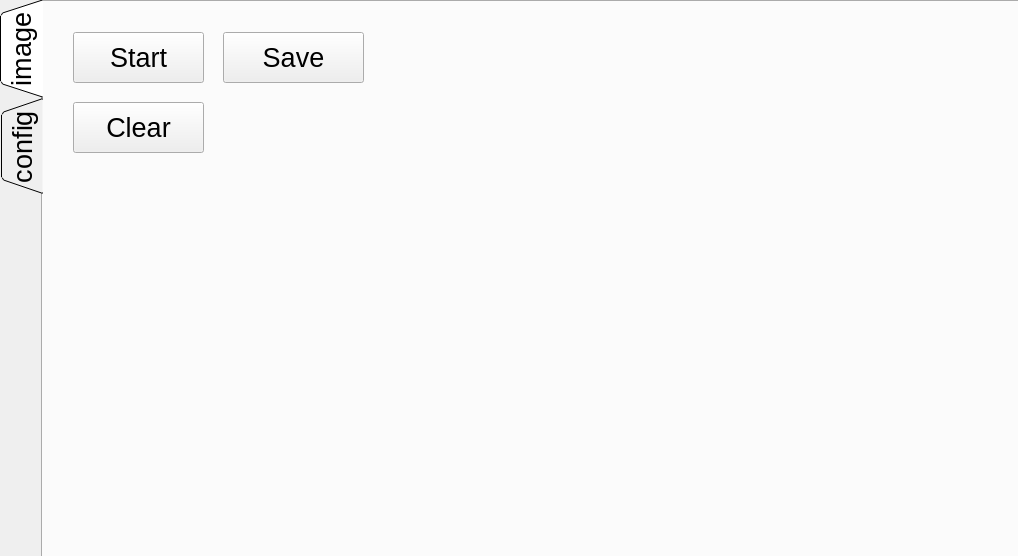
<?xml version="1.0" encoding="UTF-8"?>
<ui version="4.0">
 <class>MainWindow</class>
 <widget class="QWidget" name="MainWindow">
  <property name="geometry">
   <rect>
    <x>0</x>
    <y>0</y>
    <width>1018</width>
    <height>556</height>
   </rect>
  </property>
  <property name="windowTitle">
   <string>Form</string>
  </property>
  <widget class="QTabWidget" name="tabWidget">
   <property name="geometry">
    <rect>
     <x>0</x>
     <y>0</y>
     <width>1021</width>
     <height>561</height>
    </rect>
   </property>
   <property name="font">
    <font>
     <pointsize>20</pointsize>
    </font>
   </property>
   <property name="tabPosition">
    <enum>QTabWidget::West</enum>
   </property>
   <property name="tabShape">
    <enum>QTabWidget::Triangular</enum>
   </property>
   <property name="currentIndex">
    <number>0</number>
   </property>
   <property name="iconSize">
    <size>
     <width>16</width>
     <height>16</height>
    </size>
   </property>
   <widget class="QWidget" name="tab_2">
    <attribute name="title">
     <string>image</string>
    </attribute>
    <widget class="QWidget" name="verticalLayoutWidget">
     <property name="geometry">
      <rect>
       <x>350</x>
       <y>20</y>
       <width>631</width>
       <height>531</height>
      </rect>
     </property>
     <layout class="QVBoxLayout" name="BScanImage"/>
    </widget>
    <widget class="QWidget" name="verticalLayoutWidget_2">
     <property name="geometry">
      <rect>
       <x>0</x>
       <y>230</y>
       <width>341</width>
       <height>321</height>
      </rect>
     </property>
     <layout class="QVBoxLayout" name="RangeNetPlot"/>
    </widget>
    <widget class="QPushButton" name="btnStart">
     <property name="geometry">
      <rect>
       <x>30</x>
       <y>30</y>
       <width>131</width>
       <height>51</height>
      </rect>
     </property>
     <property name="text">
      <string>Start</string>
     </property>
    </widget>
    <widget class="QPushButton" name="btnSave">
     <property name="geometry">
      <rect>
       <x>180</x>
       <y>30</y>
       <width>141</width>
       <height>51</height>
      </rect>
     </property>
     <property name="text">
      <string>Save</string>
     </property>
    </widget>
    <widget class="QPushButton" name="btnClear">
     <property name="geometry">
      <rect>
       <x>30</x>
       <y>100</y>
       <width>131</width>
       <height>51</height>
      </rect>
     </property>
     <property name="text">
      <string>Clear</string>
     </property>
    </widget>
   </widget>
   <widget class="QWidget" name="tab">
    <attribute name="title">
     <string>config</string>
    </attribute>
    <widget class="QLineEdit" name="editDistanceStart">
     <property name="geometry">
      <rect>
       <x>310</x>
       <y>250</y>
       <width>113</width>
       <height>41</height>
      </rect>
     </property>
    </widget>
    <widget class="QLabel" name="label">
     <property name="geometry">
      <rect>
       <x>20</x>
       <y>230</y>
       <width>251</width>
       <height>81</height>
      </rect>
     </property>
     <property name="text">
      <string>Detection distance</string>
     </property>
    </widget>
    <widget class="QLineEdit" name="editDistanceEnd">
     <property name="geometry">
      <rect>
       <x>480</x>
       <y>250</y>
       <width>113</width>
       <height>41</height>
      </rect>
     </property>
    </widget>
    <widget class="QLabel" name="label_2">
     <property name="geometry">
      <rect>
       <x>430</x>
       <y>230</y>
       <width>51</width>
       <height>81</height>
      </rect>
     </property>
     <property name="text">
      <string>m -</string>
     </property>
    </widget>
    <widget class="QLabel" name="label_3">
     <property name="geometry">
      <rect>
       <x>600</x>
       <y>230</y>
       <width>51</width>
       <height>81</height>
      </rect>
     </property>
     <property name="text">
      <string>m</string>
     </property>
    </widget>
    <widget class="QLabel" name="label_5">
     <property name="geometry">
      <rect>
       <x>30</x>
       <y>20</y>
       <width>251</width>
       <height>81</height>
      </rect>
     </property>
     <property name="text">
      <string>NodeID A</string>
     </property>
    </widget>
    <widget class="QLineEdit" name="editNodeIDInputA">
     <property name="geometry">
      <rect>
       <x>160</x>
       <y>40</y>
       <width>113</width>
       <height>41</height>
      </rect>
     </property>
    </widget>
    <widget class="QLabel" name="label_6">
     <property name="geometry">
      <rect>
       <x>300</x>
       <y>20</y>
       <width>251</width>
       <height>81</height>
      </rect>
     </property>
     <property name="text">
      <string>NodeID B</string>
     </property>
    </widget>
    <widget class="QLineEdit" name="editNodeIDInputB">
     <property name="geometry">
      <rect>
       <x>420</x>
       <y>40</y>
       <width>113</width>
       <height>41</height>
      </rect>
     </property>
    </widget>
    <widget class="QPushButton" name="btnNodeIdSet">
     <property name="geometry">
      <rect>
       <x>580</x>
       <y>30</y>
       <width>151</width>
       <height>51</height>
      </rect>
     </property>
     <property name="text">
      <string>Confirm</string>
     </property>
    </widget>
    <widget class="QLabel" name="label_7">
     <property name="geometry">
      <rect>
       <x>30</x>
       <y>160</y>
       <width>181</width>
       <height>51</height>
      </rect>
     </property>
     <property name="text">
      <string>Current Node: </string>
     </property>
    </widget>
    <widget class="QLabel" name="label_8">
     <property name="geometry">
      <rect>
       <x>250</x>
       <y>160</y>
       <width>31</width>
       <height>51</height>
      </rect>
     </property>
     <property name="text">
      <string>A:</string>
     </property>
    </widget>
    <widget class="QLabel" name="label_9">
     <property name="geometry">
      <rect>
       <x>340</x>
       <y>160</y>
       <width>31</width>
       <height>51</height>
      </rect>
     </property>
     <property name="text">
      <string>B:</string>
     </property>
    </widget>
    <widget class="QLabel" name="labelNodeA">
     <property name="geometry">
      <rect>
       <x>280</x>
       <y>160</y>
       <width>61</width>
       <height>51</height>
      </rect>
     </property>
     <property name="text">
      <string>0</string>
     </property>
    </widget>
    <widget class="QLabel" name="labelNodeB">
     <property name="geometry">
      <rect>
       <x>370</x>
       <y>160</y>
       <width>71</width>
       <height>51</height>
      </rect>
     </property>
     <property name="text">
      <string>0</string>
     </property>
    </widget>
    <widget class="QLabel" name="label_10">
     <property name="geometry">
      <rect>
       <x>20</x>
       <y>290</y>
       <width>251</width>
       <height>81</height>
      </rect>
     </property>
     <property name="text">
      <string>Transmit Gain </string>
     </property>
    </widget>
    <widget class="QLabel" name="label_11">
     <property name="geometry">
      <rect>
       <x>20</x>
       <y>350</y>
       <width>311</width>
       <height>81</height>
      </rect>
     </property>
     <property name="font">
      <font>
       <pointsize>18</pointsize>
      </font>
     </property>
     <property name="text">
      <string>Base Integration Index</string>
     </property>
    </widget>
    <widget class="QLineEdit" name="editTransmitGain">
     <property name="geometry">
      <rect>
       <x>310</x>
       <y>310</y>
       <width>113</width>
       <height>41</height>
      </rect>
     </property>
    </widget>
    <widget class="QLineEdit" name="editIntegratinoIdex">
     <property name="geometry">
      <rect>
       <x>310</x>
       <y>370</y>
       <width>113</width>
       <height>41</height>
      </rect>
     </property>
    </widget>
    <widget class="QPushButton" name="btnRadarConfigSet">
     <property name="geometry">
      <rect>
       <x>310</x>
       <y>440</y>
       <width>181</width>
       <height>51</height>
      </rect>
     </property>
     <property name="text">
      <string>Write Config</string>
     </property>
    </widget>
    <widget class="QPushButton" name="btnRadarConfigRead">
     <property name="geometry">
      <rect>
       <x>20</x>
       <y>440</y>
       <width>171</width>
       <height>51</height>
      </rect>
     </property>
     <property name="text">
      <string>Read Config</string>
     </property>
    </widget>
    <widget class="QLabel" name="label_12">
     <property name="geometry">
      <rect>
       <x>30</x>
       <y>90</y>
       <width>251</width>
       <height>81</height>
      </rect>
     </property>
     <property name="text">
      <string>Distance:</string>
     </property>
    </widget>
    <widget class="QLabel" name="label_13">
     <property name="geometry">
      <rect>
       <x>520</x>
       <y>160</y>
       <width>131</width>
       <height>51</height>
      </rect>
     </property>
     <property name="text">
      <string>Distance:</string>
     </property>
    </widget>
    <widget class="QLabel" name="label_14">
     <property name="geometry">
      <rect>
       <x>760</x>
       <y>160</y>
       <width>131</width>
       <height>51</height>
      </rect>
     </property>
     <property name="text">
      <string>m</string>
     </property>
    </widget>
    <widget class="QLineEdit" name="editDistance">
     <property name="geometry">
      <rect>
       <x>160</x>
       <y>110</y>
       <width>113</width>
       <height>41</height>
      </rect>
     </property>
    </widget>
    <widget class="QLabel" name="label_15">
     <property name="geometry">
      <rect>
       <x>280</x>
       <y>110</y>
       <width>131</width>
       <height>51</height>
      </rect>
     </property>
     <property name="text">
      <string>m</string>
     </property>
    </widget>
    <widget class="QLabel" name="labelDistance">
     <property name="geometry">
      <rect>
       <x>650</x>
       <y>160</y>
       <width>101</width>
       <height>51</height>
      </rect>
     </property>
     <property name="text">
      <string>0</string>
     </property>
    </widget>
   </widget>
  </widget>
 </widget>
 <resources/>
 <connections/>
</ui>
